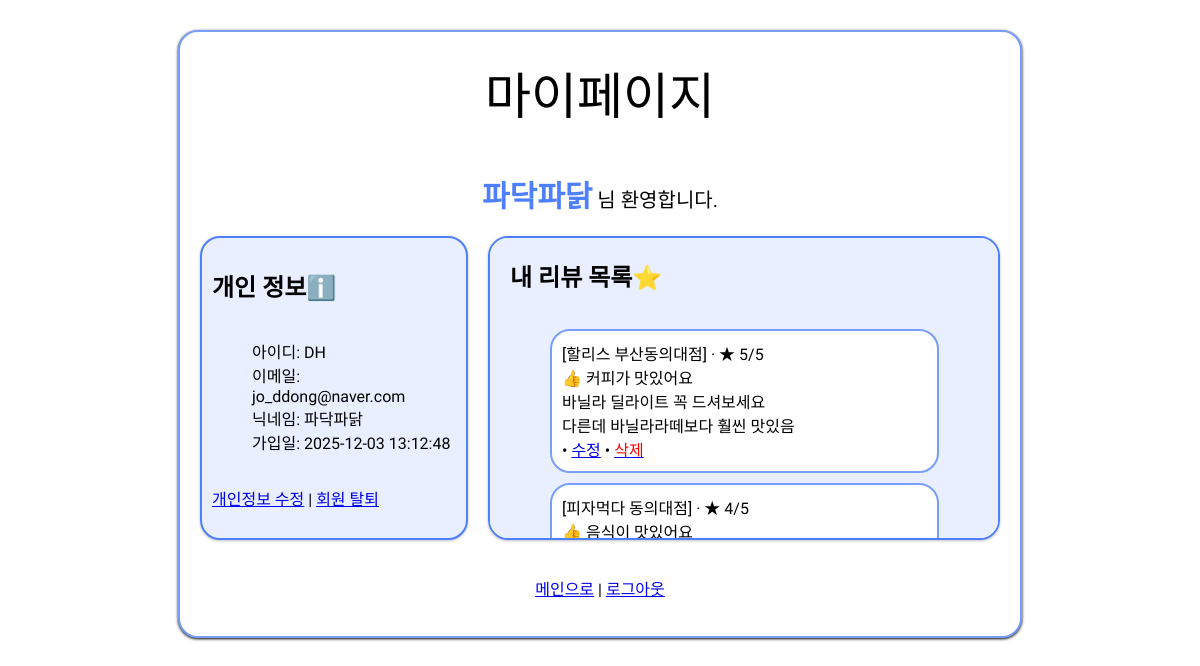
Screenshot of /2025/2학기/웹서버/팀플/Team010/mypage.php (signed in) with the database file from the repository.
### tables this page shows
CREATE TABLE `users` (
  `id` int(11) NOT NULL AUTO_INCREMENT,
  `username` varchar(50) NOT NULL,
  `email` varchar(100) NOT NULL,
  `nickname` varchar(50) NOT NULL,
  `password` varchar(255) NOT NULL,
  `is_admin` tinyint(1) NOT NULL DEFAULT 0,
  `created_at` timestamp NOT NULL DEFAULT current_timestamp(),
  PRIMARY KEY (`id`),
  UNIQUE KEY `username` (`username`),
  UNIQUE KEY `email` (`email`)
);

CREATE TABLE `reviews` (
  `id` int(11) NOT NULL AUTO_INCREMENT,
  `shop_id` int(11) DEFAULT NULL,
  `shop_name` varchar(100) NOT NULL,
  `user_id` int(11) DEFAULT NULL,
  `source_id` tinyint(3) unsigned NOT NULL,
  `reviewer_nickname` varchar(50) NOT NULL,
  `reviewer_image` varchar(255) DEFAULT NULL,
  `content` text NOT NULL,
  `good_point` varchar(100) DEFAULT NULL,
  `each_visit` varchar(50) DEFAULT NULL,
  `star` tinyint(4) NOT NULL DEFAULT 0,
  `created_at` varchar(50) NOT NULL,
  PRIMARY KEY (`id`),
  KEY `fk_reviews_source` (`source_id`),
  KEY `fk_reviews_shop` (`shop_id`),
  KEY `fk_reviews_user` (`user_id`),
  CONSTRAINT `fk_reviews_shop` FOREIGN KEY (`shop_id`) REFERENCES `shops` (`id`) ON DELETE SET NULL,
  CONSTRAINT `fk_reviews_source` FOREIGN KEY (`source_id`) REFERENCES `review_sources` (`id`),
  CONSTRAINT `fk_reviews_user` FOREIGN KEY (`user_id`) REFERENCES `users` (`id`) ON DELETE SET NULL
);

### 2025/2학기/웹서버/팀플/Team010/mypage.php (the view, shortened to what this page needs)
<?php
require_once "db.php";
$user_id  = $_SESSION["user_id"];
$nickname = $_SESSION["nickname"];
$sql_user = "
    SELECT username, email, nickname, is_admin, created_at
    FROM users
    WHERE id = ?
";
$stmt_user = mysqli_prepare($conn, $sql_user);
mysqli_stmt_bind_param($stmt_user, "i", $user_id);
mysqli_stmt_execute($stmt_user);
$res_user = mysqli_stmt_get_result($stmt_user);
$user = mysqli_fetch_assoc($res_user);
$sql_rev = "
    SELECT
        id AS review_id,
        shop_name,
        content,
        good_point,
        star,
        created_at,
        reviewer_image
    FROM reviews
    WHERE user_id = ?
    ORDER BY id DESC
";
$stmt_rev = mysqli_prepare($conn, $sql_rev);
mysqli_stmt_bind_param($stmt_rev, "i", $user_id);
mysqli_stmt_execute($stmt_rev);
$res_rev = mysqli_stmt_get_result($stmt_rev);
$my_reviews = [];
while ($row = mysqli_fetch_assoc($res_rev)) {
    $my_reviews[] = $row;
}
function h($s) {
    return htmlspecialchars($s ?? "", ENT_QUOTES | ENT_SUBSTITUTE, "UTF-8");
}
?>
<!DOCTYPE html>
<html lang="ko">
<head>
    <link rel="stylesheet" href="userCss.css">
</head>
<body>
    <div class="mypage-UI">
    <div class="user-title"><p>마이페이지</p></div>
    <p class="welcome"><strong class="user-name"><?php echo h($nickname); ?></strong> 님 환영합니다.</p>
    <div class="content-wrapper">
    <div class="user-info">
    <h2>개인 정보ℹ️</h2>
    <ul>
        <li>아이디: <?php echo h($user["username"]); ?></li>
        <li>이메일: <?php echo h($user["email"]); ?></li>
        <li>닉네임: <?php echo h($user["nickname"]); ?></li>
        <li>가입일: <?php echo h($user["created_at"]); ?></li>
    </ul>
    <p>
        <a href="profile_edit.php">개인정보 수정</a> |
        <a href="withdraw.php" onclick="return confirm('정말 탈퇴하시겠습니까?');">회원 탈퇴</a>
    </p>
    </div>
    <div class = "review-history">
    <h2>내 리뷰 목록⭐</h2>
    <?php if (empty($my_reviews)): ?>
        <p>아직 작성한 리뷰가 없습니다.</p>
    <?php else: ?>
        <ul>
            <?php foreach ($my_reviews as $r): ?>
            <li> <div class="review-item">
                [<?php echo h($r["shop_name"]); ?>]
                <?php if (!empty($r["star"]) && (int)$r["star"] > 0): ?>
                    · ★ <?php echo (int)$r["star"]; ?>/5
                <?php endif; ?>
                <br>
                <?php if (!empty($r["good_point"])): ?>
                    👍 <?php echo h($r["good_point"]); ?><br>
                <?php endif; ?>
                <?php echo nl2br(h($r["content"])); ?>
                <?php if (!empty($r["reviewer_image"])): ?>
                    <br>
                <?php endif; ?>
                <br>
                • <a href="review_edit.php?idx=<?php echo (int)$r['review_id']; ?>">수정</a>
                • <a href="review_delete.php?idx=<?php echo (int)$r['review_id']; ?>&from=mypage"
                    onclick="return confirm('정말 이 리뷰를 삭제하시겠습니까?');">
                    <normal style = "color : red">삭제</normal>
                </a>
                </div></li>
        <?php endforeach; ?>
        </ul>
    <?php endif; ?>
                </div></div>
    <p>
        <a href="index.php">메인으로</a> |
        <a href="logout.php">로그아웃</a>
    </p>
    </div>
</body>
</html>

### 2025/2학기/웹서버/팀플/Team010/userCss.css (style rules this page uses)
body { font-family: 'Jua', sans-serif; background-image: url('login-background.png'); background-repeat: repeat; background-size: 760px 760px; align-items: center; justify-content: center; }
.content-wrapper { display: flex; width: 100%; gap: 20px; margin-bottom: 20px; }
.mypage-UI { background-color: white; width: 800px; height: auto; border-radius: 20px; box-shadow: 0 10px 40px rgba(0,0,0,0.05); border: 2px solid #799dfa; display: flex; align-items: center; flex-direction: column; justify-content: center; margin: auto; margin-top: 30px; padding: 20px; box-shadow: 0 1px 3px rgba(0,0,0,1); }
.user-info { width: 250px; padding: 10px; height: auto; display: flex; flex-direction: column; justify-content: flex-start; align-items: flex-start; border: 2px #4d7fff solid; background-color: #e9efff; border-radius: 20px; box-shadow: 0 1px 3px rgba(0,0,0,0.25); }
.user-name { color: #4d7fff; font-weight: bold; font-size: 30px; }
.welcome { font-size: 20px; }
.user-title { font-size: 50px; height: 80px; width: 300px; display: flex; flex-direction: column; justify-content: center; align-items: center; margin-bottom: 20px; text-align: center; }
.review-history { border: 2px #4d7fff solid; border-radius: 20px; width: 500px; height: 300px; padding-left: 20px; overflow-y: scroll; display: flex; flex-direction: column; justify-content: flex-start; align-items: flex-start; background-color: #e9efff; font-style: white; box-shadow: 0 1px 3px rgba(0,0,0,0.25); }
ul { list-style: none; }
.review-item { width: 365px; background-color: white; border: 2px #799dfa solid; border-radius: 20px; padding: 10px; margin-bottom: 10px; }

### rows the page displays
users: username "DH", email "jo_ddong@naver.com", nickname "파닥파닭", created_at "2025-12-03 13:12:48"
reviews: shop_name "할리스 부산동의대점", star "5", good_point "커피가 맛있어요", content "바닐라 딜라이트 꼭 드셔보세요 다른데 바닐라라떼보다 훨씬 맛있음"
reviews: shop_name "피자먹다 동의대점", star "4", good_point "음식이 맛있어요"

### other values shown
$nickname "파닥파닭"
